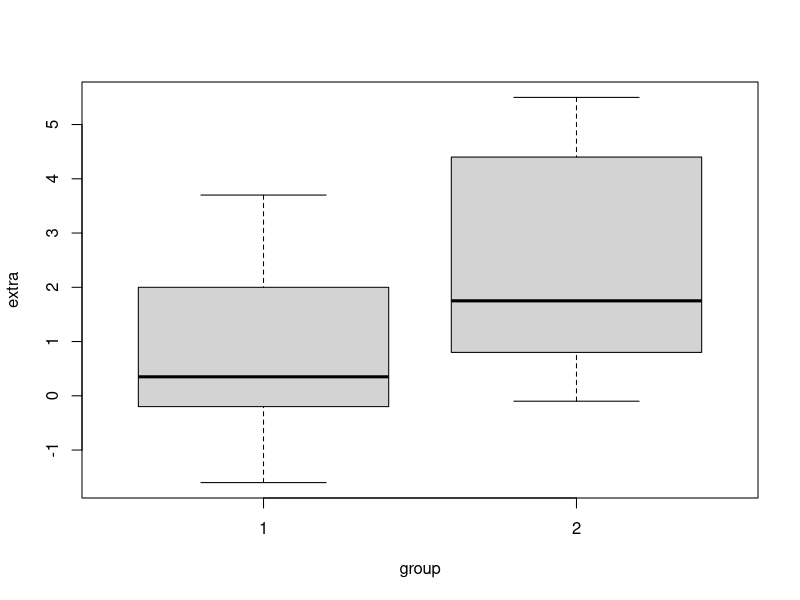

Here is the R script that generated this plot:
## ---- chunk 1
knitr::opts_chunk$set(echo = TRUE)
## ---- chunk 2
library(MASS)
data()
?sleep
sleep

boxplot(extra~group, data=sleep) #man, do I love boxplots

?road
road

DF <- data.frame(state=rownames(road), road)
rownames(DF) <- NULL

DF

fit1 <- lm(deaths ~ temp + drivers + popden, data=DF)
summary(fit1)

residyfromx <- resid(lm(deaths ~ drivers + popden, data=DF))
residzfromx <- resid(lm(temp ~ drivers + popden, data=DF))
fit2 <- lm(residyfromx ~ residzfromx)
summary(fit2)

coef(fit1)["temp"] == coef(fit2)[2] #don't know why these aren't equal but okay
